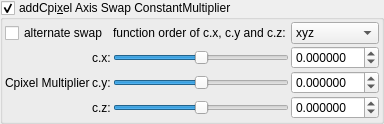
    <widget class="MyGroupBox" name="groupCheck_transf_addCpixel_enabled_false">
     <property name="toolTip">
      <string>&lt;html&gt;&lt;head/&gt;&lt;body&gt;&lt;p&gt;Cpixel is CVector3 c = ( c.x, c.y, c.z). It is each original point (pixel) in 3D space where the iteration starts from, ( c = original z for each point .) It is commonly found in formula structures z = f(z) + c.&lt;/p&gt;&lt;p&gt;The Cpixel multiplier effectively scales this point &amp;quot;c&amp;quot;.&lt;/p&gt;&lt;p&gt;This transform allows the swapping of the order of the &amp;quot;CVector3 c&amp;quot; components before being multiplied by &amp;quot;CVector3 z&amp;quot; components.&lt;/p&gt;&lt;/body&gt;&lt;/html&gt;</string>
     </property>
     <property name="title">
      <string>addCpi&amp;xel Axis Swap ConstantMultiplier </string>
     </property>
     <property name="checkable">
      <bool>true</bool>
     </property>
     <layout class="QVBoxLayout" name="verticalLayout_51">
      <property name="spacing">
       <number>2</number>
      </property>
      <property name="leftMargin">
       <number>2</number>
      </property>
      <property name="topMargin">
       <number>2</number>
      </property>
      <property name="rightMargin">
       <number>2</number>
      </property>
      <property name="bottomMargin">
       <number>2</number>
      </property>
      <item>
       <layout class="QGridLayout" name="gridLayout_25">
        <property name="spacing">
         <number>2</number>
        </property>
        <item row="2" column="2">
         <widget class="QSlider" name="slider3_transf_constant_multiplierC_111_y">
          <property name="sizePolicy">
           <sizepolicy hsizetype="Expanding" vsizetype="Maximum">
            <horstretch>0</horstretch>
            <verstretch>0</verstretch>
           </sizepolicy>
          </property>
          <property name="minimum">
           <number>-10000000</number>
          </property>
          <property name="maximum">
           <number>10000000</number>
          </property>
          <property name="value">
           <number>0</number>
          </property>
          <property name="sliderPosition">
           <number>0</number>
          </property>
          <property name="orientation">
           <enum>Qt::Horizontal</enum>
          </property>
         </widget>
        </item>
        <item row="1" column="2">
         <widget class="QSlider" name="slider3_transf_constant_multiplierC_111_x">
          <property name="sizePolicy">
           <sizepolicy hsizetype="Expanding" vsizetype="Maximum">
            <horstretch>0</horstretch>
            <verstretch>0</verstretch>
           </sizepolicy>
          </property>
          <property name="minimum">
           <number>-10000000</number>
          </property>
          <property name="maximum">
           <number>10000000</number>
          </property>
          <property name="value">
           <number>0</number>
          </property>
          <property name="sliderPosition">
           <number>0</number>
          </property>
          <property name="orientation">
           <enum>Qt::Horizontal</enum>
          </property>
         </widget>
        </item>
        <item row="1" column="3">
         <widget class="MyDoubleSpinBox" name="spinbox3_transf_constant_multiplierC_111_x">
          <property name="sizePolicy">
           <sizepolicy hsizetype="Minimum" vsizetype="Maximum">
            <horstretch>0</horstretch>
            <verstretch>0</verstretch>
           </sizepolicy>
          </property>
          <property name="prefix">
           <string/>
          </property>
          <property name="suffix">
           <string/>
          </property>
          <property name="decimals">
           <number>6</number>
          </property>
          <property name="minimum">
           <double>-99.989999999999995</double>
          </property>
          <property name="maximum">
           <double>99.989999999999995</double>
          </property>
          <property name="singleStep">
           <double>0.100000000000000</double>
          </property>
         </widget>
        </item>
        <item row="3" column="2">
         <widget class="QSlider" name="slider3_transf_constant_multiplierC_111_z">
          <property name="sizePolicy">
           <sizepolicy hsizetype="Expanding" vsizetype="Maximum">
            <horstretch>0</horstretch>
            <verstretch>0</verstretch>
           </sizepolicy>
          </property>
          <property name="minimum">
           <number>-10000000</number>
          </property>
          <property name="maximum">
           <number>10000000</number>
          </property>
          <property name="value">
           <number>0</number>
          </property>
          <property name="sliderPosition">
           <number>0</number>
          </property>
          <property name="orientation">
           <enum>Qt::Horizontal</enum>
          </property>
         </widget>
        </item>
        <item row="1" column="1">
         <widget class="QLabel" name="label_109">
          <property name="text">
           <string>c.x:</string>
          </property>
         </widget>
        </item>
        <item row="3" column="3">
         <widget class="MyDoubleSpinBox" name="spinbox3_transf_constant_multiplierC_111_z">
          <property name="sizePolicy">
           <sizepolicy hsizetype="Minimum" vsizetype="Maximum">
            <horstretch>0</horstretch>
            <verstretch>0</verstretch>
           </sizepolicy>
          </property>
          <property name="prefix">
           <string/>
          </property>
          <property name="suffix">
           <string/>
          </property>
          <property name="decimals">
           <number>6</number>
          </property>
          <property name="minimum">
           <double>-99.989999999999995</double>
          </property>
          <property name="maximum">
           <double>99.989999999999995</double>
          </property>
          <property name="singleStep">
           <double>0.100000000000000</double>
          </property>
         </widget>
        </item>
        <item row="2" column="3">
         <widget class="MyDoubleSpinBox" name="spinbox3_transf_constant_multiplierC_111_y">
          <property name="sizePolicy">
           <sizepolicy hsizetype="Minimum" vsizetype="Maximum">
            <horstretch>0</horstretch>
            <verstretch>0</verstretch>
           </sizepolicy>
          </property>
          <property name="prefix">
           <string/>
          </property>
          <property name="suffix">
           <string/>
          </property>
          <property name="decimals">
           <number>6</number>
          </property>
          <property name="minimum">
           <double>-99.989999999999995</double>
          </property>
          <property name="maximum">
           <double>99.989999999999995</double>
          </property>
          <property name="singleStep">
           <double>0.100000000000000</double>
          </property>
         </widget>
        </item>
        <item row="0" column="3">
         <widget class="QComboBox" name="comboBox_mandelbulbMulti_order_of_xyz_C">
          <item>
           <property name="text">
            <string>xyz</string>
           </property>
          </item>
          <item>
           <property name="text">
            <string>xzy</string>
           </property>
          </item>
          <item>
           <property name="text">
            <string>yxz</string>
           </property>
          </item>
          <item>
           <property name="text">
            <string>yzx</string>
           </property>
          </item>
          <item>
           <property name="text">
            <string>zxy</string>
           </property>
          </item>
          <item>
           <property name="text">
            <string>zyx</string>
           </property>
          </item>
         </widget>
        </item>
        <item row="2" column="1">
         <widget class="QLabel" name="label_110">
          <property name="text">
           <string>c.y:</string>
          </property>
         </widget>
        </item>
        <item row="0" column="2">
         <widget class="QLabel" name="label">
          <property name="text">
           <string>function order of c.x, c.y and c.z: </string>
          </property>
          <property name="alignment">
           <set>Qt::AlignRight|Qt::AlignTrailing|Qt::AlignVCenter</set>
          </property>
         </widget>
        </item>
        <item row="2" column="0">
         <widget class="QLabel" name="label_108">
          <property name="text">
           <string>Cpixel Multiplier</string>
          </property>
         </widget>
        </item>
        <item row="3" column="1">
         <widget class="QLabel" name="label_111">
          <property name="text">
           <string>c.z:</string>
          </property>
         </widget>
        </item>
        <item row="0" column="0" colspan="2">
         <widget class="QCheckBox" name="checkBox_transf_alternate_enabled_false">
          <property name="text">
           <string>alternate swap</string>
          </property>
         </widget>
        </item>
       </layout>
      </item>
     </layout>
    </widget>
